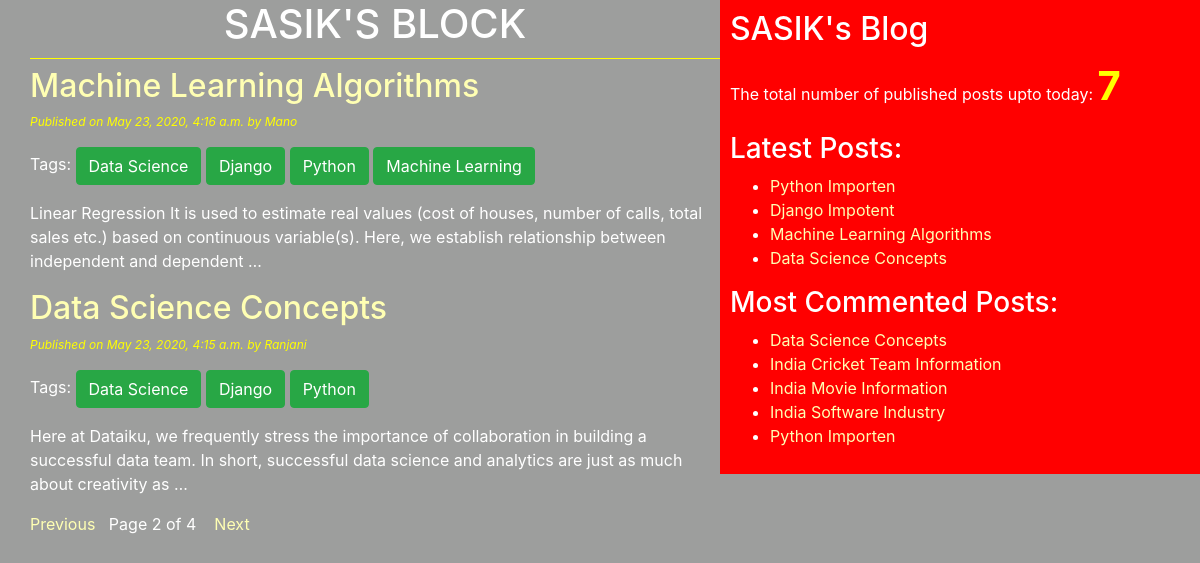
Screenshot of /?page=2 with the database file from the repository.
### blog/models.py (models this page shows, shortened)
class Post(models.Model):
    STATUS_CHOICES=(('draft','Draft'),('published','Published'))
    title=models.CharField(max_length=256)
    slug=models.SlugField(max_length=264,unique_for_date='publish')
    author=models.ForeignKey(User,related_name='blog_posts',on_delete=models.CASCADE)
    body=models.TextField()
    publish=models.DateTimeField(default=timezone.now)
    created=models.DateTimeField(auto_now_add=True)
    updated=models.DateTimeField(auto_now=True)
    status=models.CharField(max_length=10,choices=STATUS_CHOICES,default='draft')
    objects=CustomMangager()
    tags=TaggableManager()
    class Meta:
        ordering=('-publish',)
    def get_absolute_url(self):
        return reverse('post_detail',args=[self.publish.year,self.publish.strftime('%m'),self.publish.strftime('%d'),self.slug])

### blog/views.py (the view)
# urls.py: path('', views.post_list_view),
def post_list_view(request,tag_slug=None):
    post_list=Post.objects.all()
    tag=None
    if tag_slug:
        tag=get_object_or_404(Tag,slug=tag_slug)
        post_list=post_list.filter(tags__in=[tag])
    paginator=Paginator(post_list,2)
    page_number=request.GET.get('page')
    try:
        post_list=paginator.page(page_number)
    except PageNotAnInteger:
        post_list=paginator.page(1)
    except EmptyPage:
        post_list=paginator.page(paginator.num_pages)
    return render(request,'blog/post_list.html',{'post_list':post_list,'tag':tag})

### blog/models.py (called while the page is built)
    def get_queryset(self):
        return super().get_queryset().filter(status='published')

### blog/templatetags/blog_tags.py (called while the page is built)
@register.simple_tag(name='my_tag')
def total_posts():
    return Post.objects.count()

@register.inclusion_tag('blog/latest_posts123.html')
def show_latest_posts(count=3):
    letest_posts=Post.objects.order_by('-publish')[:count]
    return {'letest_posts':letest_posts}

@register.simple_tag
def get_most_commented_posts(count=5):
    return Post.objects.annotate(total_comments=Count('comments')).order_by('-total_comments')[:count]

### templates/blog/post_list.html (shortened to what this page needs)
{%extends 'blog/base.html'%}
      {%block content%}
        <h1>SASIK'S BLOCK</h1>
        {%for post in post_list%}
          <a href="{{post.get_absolute_url}}"><h2>{{post.title}}</h2></a>
          <p id='date'>Published on {{post.publish}} by {{post.author|title}}</p>
          <p>Tags:
            {%for tag in post.tags.all%}
                <a href="{%url 'post_list_by_tag_name' tag.slug%}" class='btn btn-success'>{{tag.name}}</a>
            {%endfor%}
          </p>
          {{post.body|truncatewords:30|linebreaks}}
        {%endfor%}
        {%include 'blog/pagination.html' with page=post_list%}
      {%endblock%}

### templates/blog/base.html (shortened to what this page needs)
<!DOCTYPE html>
{%load blog_tags%}
{%load static%}
<html lang="en" dir="ltr">
  <head>
    <link rel="stylesheet" href="https://stackpath.bootstrapcdn.com/bootstrap/4.4.1/css/bootstrap.min.css"
>
    <link rel="stylesheet" href="{%static "css/blog.css" %}">
  </head>
  <body>
    <div class="content">
      {%block content%}{%endblock%}
    </div>
    <div class="sidebar">
      <h2>SASIK's Blog</h2>
      <p>The total number of published posts upto today: <span id='pcount'>{%my_tag%}</span></p>
      <h3>Latest Posts:</h3>{%show_latest_posts 4%}
      <h3>Most Commented Posts:</h3>
        {%get_most_commented_posts as most_commented_posts%}
        <ul>
          {%for post in most_commented_posts%}
            <li><a href="{{post.get_absolute_url}}">{{post.title}}</a></li>
          {%endfor%}
        </ul>
    </div>
  </body>
</html>

### templates/blog/latest_posts123.html
<ul>
  {%for post in letest_posts%}
    <li><a href="{{post.get_absolute_url}}">{{post.title}}</a></li>
  {%endfor%}
</ul>

### static/css/blog.css (style rules this page uses)
.content { width:60%; float:left; padding:0 0 0 30px; background: #9d9e9d; height:100%; }
.sidebar { width:40%; float:right; padding: 10px; background:red; height:100%; }
h1 { text-align: center; border-bottom: 1px solid yellow ; padding-bottom: 10px; }
body { color:white; background: #9d9e9d; }
#date { color:yellow; font-size: 12px; font-style: italic; }
a { color:#ffffb3; }
#pcount { font-size: 40px; color: yellow; font-weight: bold; }

### rows the page displays
Post: title "Machine Learning Algorithms", publish "May 23, 2020, 4:16 a.m.", author "Mano", body "Linear Regression It is used to estimate real values (cost of houses, number of calls, total sales etc.) based on continuous variable(s). Here, we establish relationship between independent and dependent …"
Tag: name "Data Science"
Tag: name "Django"
Tag: name "Python"
Tag: name "Machine Learning"
Post: title "Data Science Concepts", publish "May 23, 2020, 4:15 a.m.", author "Ranjani", body "Here at Dataiku, we frequently stress the importance of collaboration in building a successful data team. In short, successful data science and analytics are just as much about creativity as …"
Post: title "Python Importen"
Post: title "Django Impotent"
Post: title "India Cricket Team Information"
Post: title "India Movie Information"
Post: title "India Software Industry"

### other values shown
{{ page.number }} "2"
{{ page.paginator.num_pages }} "4"
